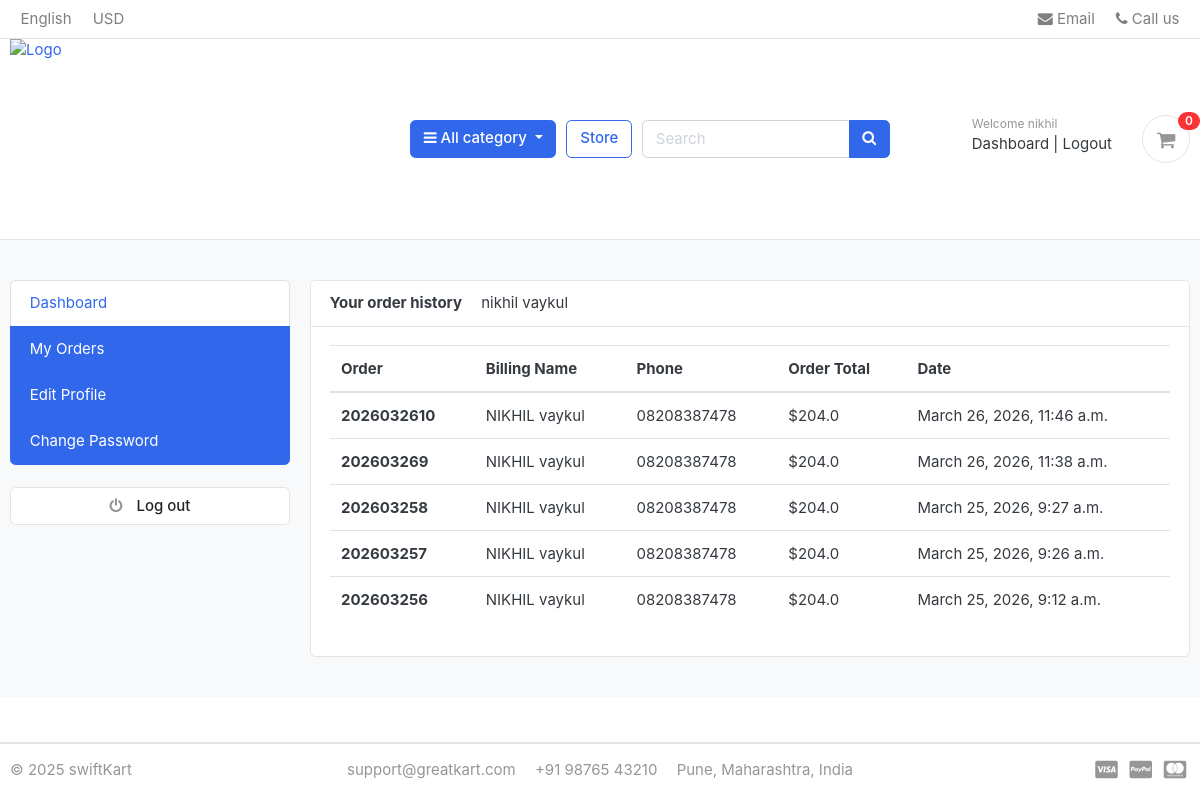
The app's page /accounts/my_orders/ (signed in), older data.
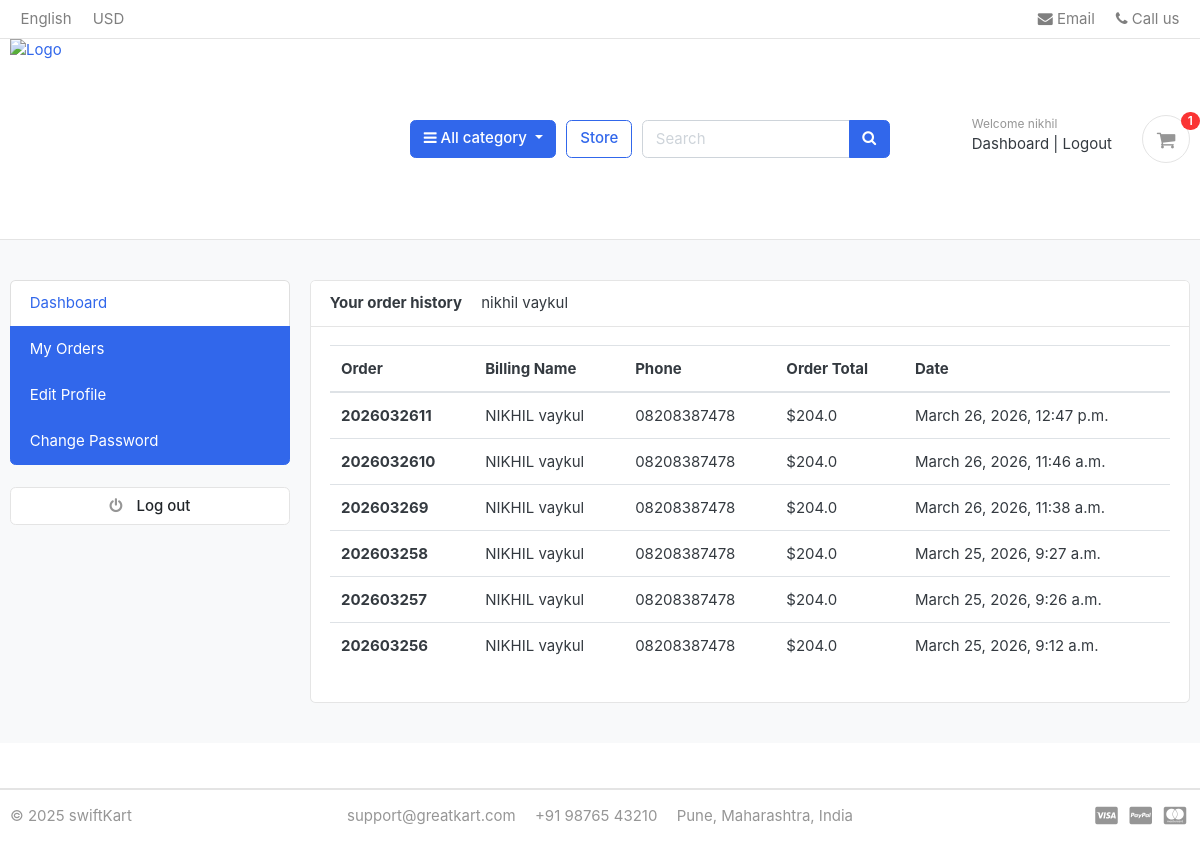
The same page, newer data.
### orders/models.py (models this page shows, shortened)
class Order(models.Model):
    STATUS = (
        ('New', 'New'),
        ('Accepted', 'Accepted'),
        ('Completed', 'Completed'),
        ('Cancelled', 'Cancelled'),
    )
    user = models.ForeignKey(Account, on_delete=models.SET_NULL, null=True)
    payment = models.ForeignKey(Payment, on_delete=models.SET_NULL, blank=True, null=True)
    order_number = models.CharField(max_length=20)
    razorpay_order_id = models.CharField(max_length=100, blank=True, null=True)
    first_name = models.CharField(max_length=50)
    last_name = models.CharField(max_length=50)
    phone = models.CharField(max_length=15)
    email = models.EmailField(max_length=50)
    address_line_1 = models.CharField(max_length=50)
    address_line_2 = models.CharField(max_length=50, blank=True)
    country = models.CharField(max_length=50)
    state = models.CharField(max_length=50)
    city = models.CharField(max_length=50)
    order_note = models.CharField(max_length=100, blank=True)
    order_total = models.FloatField()
    tax = models.FloatField()
    status = models.CharField(max_length=10, choices=STATUS, default='New')
    ip = models.CharField(blank=True, max_length=20)
    is_ordered = models.BooleanField(default=False)
    created_at = models.DateTimeField(auto_now_add=True)
    updated_at = models.DateTimeField(auto_now=True)
    def full_name(self):
        return f'{self.first_name} {self.last_name}'

### accounts/views.py (the view)
# urls.py: path('my_orders/', views.my_orders, name='my_orders'),
@login_required(login_url='login')
def my_orders(request):
    orders=Order.objects.filter(user=request.user,is_ordered=True).order_by('-created_at')
    context={
        'orders':orders,
    }
    return render(request, 'accounts/my_orders.html',context)

### accounts/models.py (called while the page is built)
    def full_name(self):
        return f'{self.first_name} {self.last_name}'

### carts/context_processors.py (called while the page is built)
def counter(request):
    from .utils import _cart_id
    cart_count = 0
    if 'admin' in request.path:
        return {}
    if request.user.is_authenticated:
        cart_items = CartItem.objects.filter(user=request.user, is_active=True)
    else:
        cart = Cart.objects.filter(cart_id=_cart_id(request)).first()
        cart_items = CartItem.objects.filter(cart=cart, is_active=True)
    cart_count = sum(item.quantity for item in cart_items)
    return {'cart_count': cart_count}

### category/context_processor.py (called while the page is built)
def menu_links(request):
    links = Category.objects.all()
    return {'links': links}

### category/models.py (called while the page is built)
    def get_url(self):
            return reverse('products_by_category', args=[self.slug])

### templates/accounts/my_orders.html (shortened to what this page needs)
{% extends 'base.html' %}
{% block content %}
<section class="section-conten padding-y bg">
<div class="container">
	<div class="row">
      {% include 'includes/dashboard_sidebar.html' %}
	<main class="col-md-9">
		<article class="card">
		<header class="card-header">
			<strong class="d-inline-block mr-3">Your order history</strong>
			<span>{{user.full_name}}</span>
		</header>
		<div class="card-body">
			<div class="row">
			<div class="col-md-12">
				<table class="table">
    <thead>
    <tr>
      <th scope="col">Order</th>
      <th scope="col">Billing Name</th>
      <th scope="col">Phone</th>
      <th scope="col">Order Total</th>
	  <th scope="col">Date</th>
    </tr>
  </thead>
  <tbody class="table-group-divider">
	{% for order in orders %}
    <tr>
      <th scope="row"><a href="{% url 'accounts:order_detail' order.order_number %}"></a>{{order.order_number}}</th>
      <td>{{order.full_name}}</td>
      <td>{{order.phone}}</td>
      <td>${{order.order_total}}</td>
	  <td>{{order.created_at}}</td>
    </tr>
   {% endfor %}
  </tbody>
</table>
			</div>
			</div>
		</div>
		</article>
	</main>
</div>
</div>
</section>
</body>
</html>
{% endblock %}

### templates/includes/navbar.html (shortened to what this page needs)
{% load static %}
<header class="section-header">
<nav class="navbar p-md-0 navbar-expand-sm navbar-light border-bottom">
<div class="container">
  <div class="collapse navbar-collapse" id="navbarTop4">
    <ul class="navbar-nav mr-auto">
    	<li class="nav-item dropdown">
		 	<a href="#" class="nav-link">   English </a>
		</li>
		<li class="nav-item dropdown">
			<a href="#" class="nav-link"> USD </a>
		</li>
    </ul>
    <ul class="navbar-nav">
		<li><a href="#" class="nav-link"> <i class="fa fa-envelope"></i> Email </a></li>
		<li><a href="#" class="nav-link"> <i class="fa fa-phone"></i> Call us </a></li>
	</ul>
  </div>
</div>
</nav>
<section class="header-main border-bottom">
	<div class="container">
<div class="row align-items-center">
	<div class="col-lg-4 col-md-4 col-6">
		<a href="{% url 'home' %}" class="brand-wrap">
			<img class="logo" src="{% static 'images/logoo.png' %}" alt="Logo">
		</a>
	</div>
	<div class="col-lg col-sm col-md col-6 flex-grow-0">
        <div class="category-wrap dropdown d-inline-block float-right">
            <button class="btn btn-primary dropdown-toggle"
                    type="button"
                    data-toggle="dropdown">
                <i class="fa fa-bars"></i> All category
            </button>
		</div>
	</div>
	<a href="{% url 'store' %}" class="btn btn-outline-primary">Store</a>
	<div class="col-lg  col-md-6 col-sm-12 col">
		<form action="{% url 'search'%}" class="search" method="GET">
			<div class="input-group w-100">
			    <input type="text" class="form-control" style="width:60%;" placeholder="Search" name="keyword">
			    <div class="input-group-append">
			      <button class="btn btn-primary" type="submit">
			        <i class="fa fa-search"></i>
			      </button>
			    </div>
		    </div>
		</form>
	</div>
	<div class="col-lg-3 col-sm-6 col-8 order-2 order-lg-3">
				<div class="d-flex justify-content-end mb-3 mb-lg-0">
						<div class="d-flex justify-content-end mb-3 mb-lg-0">
						{% if not user.is_authenticated %}
							<div class="widget-header">
								<small class="title text-muted">Welcome guest!</small>
								<div>
									<a href="{% url 'accounts:login' %}">Sign in</a>
									<span class="dark-transp"> | </span>
									<a href="{% url 'accounts:register' %}">Register</a>
								</div>
							</div>
							{% else %}
							<div class="widget-header">
								<small class="title text-muted">Welcome {{ user.username }}</small>
								<div>
									<a href="{% url 'accounts:dashboard' %}">Dashboard</a>
									<span class="dark-transp"> | </span>
									<a href="{% url 'accounts:logout' %}">Logout</a>
								</div>
							</div>
							{% endif %}
						<a href="{% url 'carts:cart' %}" class="widget-header pl-3 ml-3">
							<div class="icon icon-sm rounded-circle border">
								<i class="fa fa-shopping-cart"></i>
							</div>
							<span class="badge badge-pill badge-danger notify">
								{{ cart_count }}
							</span>
						</a>
					</div>
				</div>
			</div>
</div>
	</div>
</section>
</header>

Row changes from the older to the newer data that the page shows:
added Order: order_number "2026032611", full_name "NIKHIL vaykul", phone "08208387478", order_total "204.0", created_at "March 26, 2026, 12:47 p.m."
Text that changed along with them:
{{ cart_count }}: "0" → "1"
